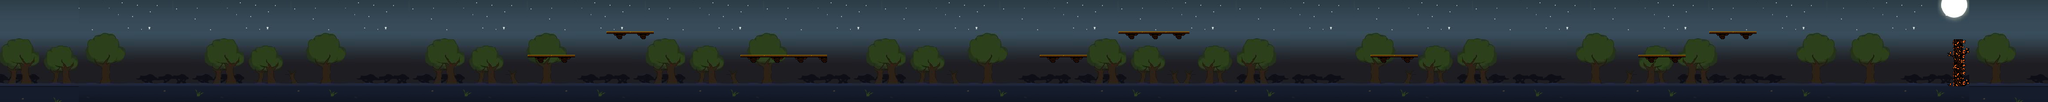

This game map was drawn from its Tiled (.tmx) file and the tilesets committed beside it. A one-line description and the trimmed map source follow:
An orthogonal 260x13 tile map with 16x16 px tiles, 2 tile layers (Background, Graphics), 4 tilesets and 55 objects.

<map version="1.8" tiledversion="1.8.4" orientation="orthogonal" renderorder="right-down" width="260" height="13" tilewidth="16" tileheight="16" infinite="0" nextlayerid="13" nextobjectid="67">
 <tileset firstgid="1" source="background.tsx" />
 <tileset firstgid="981" source="AutumnHillsWall1x4_16.tsx" />
 <tileset firstgid="993" source="MovingPlatform_8.tsx" />
 <tileset firstgid="996" source="Ground.tsx" />
 <layer id="1" name="Background" width="260" height="13">
  <data>[3380 cells, 2900 non-empty, 314 distinct tile ids]</data>
 </layer>
 <layer id="2" name="Graphics" width="260" height="13">
  <data>[3380 cells, 554 non-empty, 49 distinct tile ids]</data>
 </layer>
 <objectgroup id="4" name="ground">
  <object id="64" x="160" y="176" width="3840" height="32" />
  <object id="65" x="160" y="144" height="32" />
  <object id="66" x="4000" y="144" height="32" />
 </objectgroup>
 <objectgroup id="5" name="enemies">
  <object id="5" x="848" y="160" width="16" height="16" />
  <object id="6" x="1168" y="160" width="16" height="16" />
  <object id="7" x="1520" y="160" width="16" height="16" />
  <object id="8" x="2208" y="160" width="16" height="16" />
  <object id="9" x="2384" y="160" width="16" height="16" />
  <object id="11" x="2944" y="160" width="16" height="16" />
  <object id="12" x="3360" y="96" width="16" height="16" />
  <object id="13" x="3504" y="48" width="16" height="16" />
  <object id="14" x="2832" y="96" width="16" height="16" />
  <object id="15" x="2320" y="48" width="16" height="16" />
  <object id="16" x="2160" y="96" width="16" height="16" />
 </objectgroup>
 <objectgroup id="6" name="platform">
  <object id="17" x="2784" y="112" width="96" height="16" />
  <object id="18" x="2272" y="64" width="144" height="16" />
  <object id="19" x="2112" y="112" width="96" height="16" />
  <object id="20" x="1504" y="112" width="192" height="16" />
  <object id="21" x="1232" y="64" width="96" height="16" />
  <object id="22" x="1072" y="112" width="96" height="16" />
  <object id="24" x="3328" y="112" width="96" height="16" />
  <object id="25" x="3472" y="64" width="96" height="16" />
 </objectgroup>
 <objectgroup id="7" name="finish">
  <object id="62" x="3968" y="80" width="16" height="96" />
 </objectgroup>
 <objectgroup id="8" name="barrier">
  <object id="27" x="3424" y="96" height="16" />
  <object id="28" x="3328" y="96" height="16" />
  <object id="29" x="3472" y="48" height="16" />
  <object id="30" x="3568" y="48" height="16" />
  <object id="31" x="2752" y="160" height="16" />
  <object id="32" x="3328" y="160" height="16" />
  <object id="33" x="2032" y="160" height="16" />
  <object id="34" x="1360" y="160" height="16" />
  <object id="35" x="160" y="192" height="16" />
  <object id="36" x="2112" y="96" height="16" />
  <object id="37" x="2208" y="96" height="16" />
  <object id="38" x="2272" y="48" height="16" />
  <object id="39" x="2416" y="48" height="16" />
  <object id="40" x="2784" y="96" height="16" />
  <object id="41" x="2880" y="96" height="16" />
 </objectgroup>
 <objectgroup id="9" name="coins">
  <object id="43" x="3536" y="160" width="16" height="16" />
  <object id="44" x="3392" y="96" width="16" height="16" />
  <object id="45" x="3536" y="48" width="16" height="16" />
  <object id="46" x="2800" y="96" width="16" height="16" />
  <object id="47" x="2384" y="48" width="16" height="16" />
  <object id="48" x="2336" y="48" width="16" height="16" />
  <object id="49" x="2288" y="48" width="16" height="16" />
  <object id="51" x="2128" y="96" width="16" height="16" />
  <object id="52" x="1664" y="96" width="16" height="16" />
  <object id="53" x="1584" y="96" width="16" height="16" />
  <object id="54" x="1520" y="96" width="16" height="16" />
  <object id="55" x="1280" y="48" width="16" height="16" />
  <object id="56" x="1104" y="96" width="16" height="16" />
 </objectgroup>
 <objectgroup id="10" name="health">
  <object id="57" x="1888" y="160" width="16" height="16" />
  <object id="58" x="2560" y="160" width="16" height="16" />
  <object id="59" x="3744" y="160" width="16" height="16" />
 </objectgroup>
 <objectgroup id="11" name="skylimit">
  <object id="4" x="160" y="0" width="3840" />
 </objectgroup>
</map>
